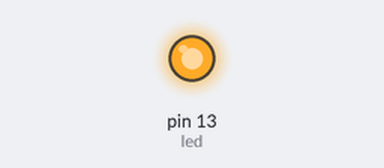
Bench run of a sketch on a simulated Arduino Uno, built with avr-gcc and run on an emulated ATmega328P. On the bench: output pins drawn as LEDs (lit = HIGH).

Above: at 0.2 s.
At 24.0 s:
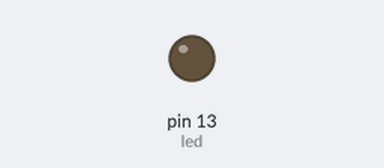
Timing chart, 0 to 32.5 s (numbered marks = the images above):
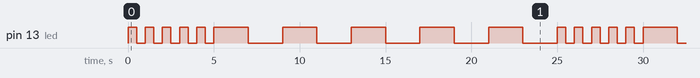

Measured:
- by itself, pin 13 (led): repeats every 25.0 s: 4 × (LOW 0.50 s, HIGH 0.50 s), LOW 0.50 s, 5 × (HIGH 2.0 s, LOW 2.0 s), HIGH 0.50 s
- by itself, everything shown: repeats every 25.0 s, in 20 steps

The sketch:

Week_3.ino
```cpp
/*
Write a program that causes the built-in LED connected to pin 13 on the Arduino to blink,
alternating between fast blinks and slow blinks. The LED should blink 5 times,
once every half second, and then it should blink 5 more times, once every two seconds.
The LED should continue to blink in this alternating fashion for as long as the Arduino receives power.
*/

int led = 13;
int i=0;
// the setup routine runs once when you press reset:
void setup() {
  // initialize the digital pin as an output.
  pinMode(led, OUTPUT);
}
// the loop routine runs over and over again forever:
void loop()
{
  for (i=1;i<=5;i++)
  {
  digitalWrite(led, HIGH);   // turn the LED on (HIGH is the voltage level)
  delay(500);               // wait for a second
  digitalWrite(led, LOW);    // turn the LED off by making the voltage LOW
  delay(500);               // wait for a second
  }
  for (i=1;i<=5;i++)
  {
  digitalWrite(led, HIGH);   // turn the LED on (HIGH is the voltage level)
  delay(2000);               // wait for a second
  digitalWrite(led, LOW);    // turn the LED off by making the voltage LOW
  delay(2000);               // wait for a second
  }              // wait for a second
}
```

Week_2.c
```cpp
/* Fibonacci Series c language */
#include<stdio.h>
int main()
{
    int n, first = 0, second = 1, next, c;
    n=6;
    printf("First %d terms of Fibonacci series are :-\n",n);
    for ( c = 0 ; c < n ; c++ )
    {
        if ( c <= 1 ) next = c;
        else
        {
            next = first + second;
            first = second;
            second = next;
        }
        printf("%d\n",next);
    }
    return 0;
}
```
